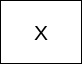
<?xml version="1.0" encoding="UTF-8"?>
<ui version="4.0">
 <class>SudokuItemWidget</class>
 <widget class="QFrame" name="SudokuItemWidget">
  <property name="geometry">
   <rect>
    <x>0</x>
    <y>0</y>
    <width>64</width>
    <height>64</height>
   </rect>
  </property>
  <property name="palette">
   <palette>
    <active>
     <colorrole role="WindowText">
      <brush brushstyle="SolidPattern">
       <color alpha="255">
        <red>0</red>
        <green>0</green>
        <blue>0</blue>
       </color>
      </brush>
     </colorrole>
     <colorrole role="Button">
      <brush brushstyle="SolidPattern">
       <color alpha="255">
        <red>253</red>
        <green>250</green>
        <blue>255</blue>
       </color>
      </brush>
     </colorrole>
     <colorrole role="Light">
      <brush brushstyle="SolidPattern">
       <color alpha="255">
        <red>255</red>
        <green>255</green>
        <blue>255</blue>
       </color>
      </brush>
     </colorrole>
     <colorrole role="Midlight">
      <brush brushstyle="SolidPattern">
       <color alpha="255">
        <red>254</red>
        <green>252</green>
        <blue>255</blue>
       </color>
      </brush>
     </colorrole>
     <colorrole role="Dark">
      <brush brushstyle="SolidPattern">
       <color alpha="255">
        <red>126</red>
        <green>125</green>
        <blue>127</blue>
       </color>
      </brush>
     </colorrole>
     <colorrole role="Mid">
      <brush brushstyle="SolidPattern">
       <color alpha="255">
        <red>169</red>
        <green>166</green>
        <blue>170</blue>
       </color>
      </brush>
     </colorrole>
     <colorrole role="Text">
      <brush brushstyle="SolidPattern">
       <color alpha="255">
        <red>0</red>
        <green>0</green>
        <blue>0</blue>
       </color>
      </brush>
     </colorrole>
     <colorrole role="BrightText">
      <brush brushstyle="SolidPattern">
       <color alpha="255">
        <red>255</red>
        <green>255</green>
        <blue>255</blue>
       </color>
      </brush>
     </colorrole>
     <colorrole role="ButtonText">
      <brush brushstyle="SolidPattern">
       <color alpha="255">
        <red>0</red>
        <green>0</green>
        <blue>0</blue>
       </color>
      </brush>
     </colorrole>
     <colorrole role="Base">
      <brush brushstyle="SolidPattern">
       <color alpha="255">
        <red>255</red>
        <green>255</green>
        <blue>255</blue>
       </color>
      </brush>
     </colorrole>
     <colorrole role="Window">
      <brush brushstyle="SolidPattern">
       <color alpha="255">
        <red>253</red>
        <green>250</green>
        <blue>255</blue>
       </color>
      </brush>
     </colorrole>
     <colorrole role="Shadow">
      <brush brushstyle="SolidPattern">
       <color alpha="255">
        <red>0</red>
        <green>0</green>
        <blue>0</blue>
       </color>
      </brush>
     </colorrole>
     <colorrole role="AlternateBase">
      <brush brushstyle="SolidPattern">
       <color alpha="255">
        <red>254</red>
        <green>252</green>
        <blue>255</blue>
       </color>
      </brush>
     </colorrole>
     <colorrole role="ToolTipBase">
      <brush brushstyle="SolidPattern">
       <color alpha="255">
        <red>255</red>
        <green>255</green>
        <blue>220</blue>
       </color>
      </brush>
     </colorrole>
     <colorrole role="ToolTipText">
      <brush brushstyle="SolidPattern">
       <color alpha="255">
        <red>0</red>
        <green>0</green>
        <blue>0</blue>
       </color>
      </brush>
     </colorrole>
     <colorrole role="PlaceholderText">
      <brush brushstyle="SolidPattern">
       <color alpha="128">
        <red>0</red>
        <green>0</green>
        <blue>0</blue>
       </color>
      </brush>
     </colorrole>
    </active>
    <inactive>
     <colorrole role="WindowText">
      <brush brushstyle="SolidPattern">
       <color alpha="255">
        <red>0</red>
        <green>0</green>
        <blue>0</blue>
       </color>
      </brush>
     </colorrole>
     <colorrole role="Button">
      <brush brushstyle="SolidPattern">
       <color alpha="255">
        <red>253</red>
        <green>250</green>
        <blue>255</blue>
       </color>
      </brush>
     </colorrole>
     <colorrole role="Light">
      <brush brushstyle="SolidPattern">
       <color alpha="255">
        <red>255</red>
        <green>255</green>
        <blue>255</blue>
       </color>
      </brush>
     </colorrole>
     <colorrole role="Midlight">
      <brush brushstyle="SolidPattern">
       <color alpha="255">
        <red>254</red>
        <green>252</green>
        <blue>255</blue>
       </color>
      </brush>
     </colorrole>
     <colorrole role="Dark">
      <brush brushstyle="SolidPattern">
       <color alpha="255">
        <red>126</red>
        <green>125</green>
        <blue>127</blue>
       </color>
      </brush>
     </colorrole>
     <colorrole role="Mid">
      <brush brushstyle="SolidPattern">
       <color alpha="255">
        <red>169</red>
        <green>166</green>
        <blue>170</blue>
       </color>
      </brush>
     </colorrole>
     <colorrole role="Text">
      <brush brushstyle="SolidPattern">
       <color alpha="255">
        <red>0</red>
        <green>0</green>
        <blue>0</blue>
       </color>
      </brush>
     </colorrole>
     <colorrole role="BrightText">
      <brush brushstyle="SolidPattern">
       <color alpha="255">
        <red>255</red>
        <green>255</green>
        <blue>255</blue>
       </color>
      </brush>
     </colorrole>
     <colorrole role="ButtonText">
      <brush brushstyle="SolidPattern">
       <color alpha="255">
        <red>0</red>
        <green>0</green>
        <blue>0</blue>
       </color>
      </brush>
     </colorrole>
     <colorrole role="Base">
      <brush brushstyle="SolidPattern">
       <color alpha="255">
        <red>255</red>
        <green>255</green>
        <blue>255</blue>
       </color>
      </brush>
     </colorrole>
     <colorrole role="Window">
      <brush brushstyle="SolidPattern">
       <color alpha="255">
        <red>253</red>
        <green>250</green>
        <blue>255</blue>
       </color>
      </brush>
     </colorrole>
     <colorrole role="Shadow">
      <brush brushstyle="SolidPattern">
       <color alpha="255">
        <red>0</red>
        <green>0</green>
        <blue>0</blue>
       </color>
      </brush>
     </colorrole>
     <colorrole role="AlternateBase">
      <brush brushstyle="SolidPattern">
       <color alpha="255">
        <red>254</red>
        <green>252</green>
        <blue>255</blue>
       </color>
      </brush>
     </colorrole>
     <colorrole role="ToolTipBase">
      <brush brushstyle="SolidPattern">
       <color alpha="255">
        <red>255</red>
        <green>255</green>
        <blue>220</blue>
       </color>
      </brush>
     </colorrole>
     <colorrole role="ToolTipText">
      <brush brushstyle="SolidPattern">
       <color alpha="255">
        <red>0</red>
        <green>0</green>
        <blue>0</blue>
       </color>
      </brush>
     </colorrole>
     <colorrole role="PlaceholderText">
      <brush brushstyle="SolidPattern">
       <color alpha="128">
        <red>0</red>
        <green>0</green>
        <blue>0</blue>
       </color>
      </brush>
     </colorrole>
    </inactive>
    <disabled>
     <colorrole role="WindowText">
      <brush brushstyle="SolidPattern">
       <color alpha="255">
        <red>126</red>
        <green>125</green>
        <blue>127</blue>
       </color>
      </brush>
     </colorrole>
     <colorrole role="Button">
      <brush brushstyle="SolidPattern">
       <color alpha="255">
        <red>253</red>
        <green>250</green>
        <blue>255</blue>
       </color>
      </brush>
     </colorrole>
     <colorrole role="Light">
      <brush brushstyle="SolidPattern">
       <color alpha="255">
        <red>255</red>
        <green>255</green>
        <blue>255</blue>
       </color>
      </brush>
     </colorrole>
     <colorrole role="Midlight">
      <brush brushstyle="SolidPattern">
       <color alpha="255">
        <red>254</red>
        <green>252</green>
        <blue>255</blue>
       </color>
      </brush>
     </colorrole>
     <colorrole role="Dark">
      <brush brushstyle="SolidPattern">
       <color alpha="255">
        <red>126</red>
        <green>125</green>
        <blue>127</blue>
       </color>
      </brush>
     </colorrole>
     <colorrole role="Mid">
      <brush brushstyle="SolidPattern">
       <color alpha="255">
        <red>169</red>
        <green>166</green>
        <blue>170</blue>
       </color>
      </brush>
     </colorrole>
     <colorrole role="Text">
      <brush brushstyle="SolidPattern">
       <color alpha="255">
        <red>126</red>
        <green>125</green>
        <blue>127</blue>
       </color>
      </brush>
     </colorrole>
     <colorrole role="BrightText">
      <brush brushstyle="SolidPattern">
       <color alpha="255">
        <red>255</red>
        <green>255</green>
        <blue>255</blue>
       </color>
      </brush>
     </colorrole>
     <colorrole role="ButtonText">
      <brush brushstyle="SolidPattern">
       <color alpha="255">
        <red>126</red>
        <green>125</green>
        <blue>127</blue>
       </color>
      </brush>
     </colorrole>
     <colorrole role="Base">
      <brush brushstyle="SolidPattern">
       <color alpha="255">
        <red>253</red>
        <green>250</green>
        <blue>255</blue>
       </color>
      </brush>
     </colorrole>
     <colorrole role="Window">
      <brush brushstyle="SolidPattern">
       <color alpha="255">
        <red>253</red>
        <green>250</green>
        <blue>255</blue>
       </color>
      </brush>
     </colorrole>
     <colorrole role="Shadow">
      <brush brushstyle="SolidPattern">
       <color alpha="255">
        <red>0</red>
        <green>0</green>
        <blue>0</blue>
       </color>
      </brush>
     </colorrole>
     <colorrole role="AlternateBase">
      <brush brushstyle="SolidPattern">
       <color alpha="255">
        <red>253</red>
        <green>250</green>
        <blue>255</blue>
       </color>
      </brush>
     </colorrole>
     <colorrole role="ToolTipBase">
      <brush brushstyle="SolidPattern">
       <color alpha="255">
        <red>255</red>
        <green>255</green>
        <blue>220</blue>
       </color>
      </brush>
     </colorrole>
     <colorrole role="ToolTipText">
      <brush brushstyle="SolidPattern">
       <color alpha="255">
        <red>0</red>
        <green>0</green>
        <blue>0</blue>
       </color>
      </brush>
     </colorrole>
     <colorrole role="PlaceholderText">
      <brush brushstyle="SolidPattern">
       <color alpha="128">
        <red>0</red>
        <green>0</green>
        <blue>0</blue>
       </color>
      </brush>
     </colorrole>
    </disabled>
   </palette>
  </property>
  <property name="windowTitle">
   <string/>
  </property>
  <property name="frameShape">
   <enum>QFrame::Box</enum>
  </property>
  <layout class="QVBoxLayout" name="verticalLayout">
   <property name="leftMargin">
    <number>0</number>
   </property>
   <property name="topMargin">
    <number>0</number>
   </property>
   <property name="rightMargin">
    <number>0</number>
   </property>
   <property name="bottomMargin">
    <number>0</number>
   </property>
   <item>
    <widget class="QPushButton" name="pushButton">
     <property name="sizePolicy">
      <sizepolicy hsizetype="Preferred" vsizetype="Preferred">
       <horstretch>0</horstretch>
       <verstretch>0</verstretch>
      </sizepolicy>
     </property>
     <property name="palette">
      <palette>
       <active>
        <colorrole role="WindowText">
         <brush brushstyle="SolidPattern">
          <color alpha="255">
           <red>0</red>
           <green>0</green>
           <blue>0</blue>
          </color>
         </brush>
        </colorrole>
        <colorrole role="Button">
         <brush brushstyle="SolidPattern">
          <color alpha="255">
           <red>255</red>
           <green>255</green>
           <blue>255</blue>
          </color>
         </brush>
        </colorrole>
        <colorrole role="Midlight">
         <brush brushstyle="SolidPattern">
          <color alpha="255">
           <red>255</red>
           <green>255</green>
           <blue>255</blue>
          </color>
         </brush>
        </colorrole>
        <colorrole role="Dark">
         <brush brushstyle="SolidPattern">
          <color alpha="255">
           <red>255</red>
           <green>255</green>
           <blue>255</blue>
          </color>
         </brush>
        </colorrole>
        <colorrole role="Mid">
         <brush brushstyle="SolidPattern">
          <color alpha="255">
           <red>255</red>
           <green>255</green>
           <blue>255</blue>
          </color>
         </brush>
        </colorrole>
        <colorrole role="Text">
         <brush brushstyle="SolidPattern">
          <color alpha="255">
           <red>0</red>
           <green>0</green>
           <blue>0</blue>
          </color>
         </brush>
        </colorrole>
        <colorrole role="ButtonText">
         <brush brushstyle="SolidPattern">
          <color alpha="255">
           <red>0</red>
           <green>0</green>
           <blue>0</blue>
          </color>
         </brush>
        </colorrole>
        <colorrole role="Base">
         <brush brushstyle="SolidPattern">
          <color alpha="255">
           <red>255</red>
           <green>255</green>
           <blue>255</blue>
          </color>
         </brush>
        </colorrole>
        <colorrole role="Window">
         <brush brushstyle="SolidPattern">
          <color alpha="255">
           <red>255</red>
           <green>255</green>
           <blue>255</blue>
          </color>
         </brush>
        </colorrole>
        <colorrole role="AlternateBase">
         <brush brushstyle="SolidPattern">
          <color alpha="255">
           <red>255</red>
           <green>255</green>
           <blue>255</blue>
          </color>
         </brush>
        </colorrole>
        <colorrole role="PlaceholderText">
         <brush brushstyle="NoBrush">
          <color alpha="128">
           <red>0</red>
           <green>0</green>
           <blue>0</blue>
          </color>
         </brush>
        </colorrole>
       </active>
       <inactive>
        <colorrole role="WindowText">
         <brush brushstyle="SolidPattern">
          <color alpha="255">
           <red>0</red>
           <green>0</green>
           <blue>0</blue>
          </color>
         </brush>
        </colorrole>
        <colorrole role="Button">
         <brush brushstyle="SolidPattern">
          <color alpha="255">
           <red>255</red>
           <green>255</green>
           <blue>255</blue>
          </color>
         </brush>
        </colorrole>
        <colorrole role="Midlight">
         <brush brushstyle="SolidPattern">
          <color alpha="255">
           <red>255</red>
           <green>255</green>
           <blue>255</blue>
          </color>
         </brush>
        </colorrole>
        <colorrole role="Dark">
         <brush brushstyle="SolidPattern">
          <color alpha="255">
           <red>255</red>
           <green>255</green>
           <blue>255</blue>
          </color>
         </brush>
        </colorrole>
        <colorrole role="Mid">
         <brush brushstyle="SolidPattern">
          <color alpha="255">
           <red>255</red>
           <green>255</green>
           <blue>255</blue>
          </color>
         </brush>
        </colorrole>
        <colorrole role="Text">
         <brush brushstyle="SolidPattern">
          <color alpha="255">
           <red>0</red>
           <green>0</green>
           <blue>0</blue>
          </color>
         </brush>
        </colorrole>
        <colorrole role="ButtonText">
         <brush brushstyle="SolidPattern">
          <color alpha="255">
           <red>0</red>
           <green>0</green>
           <blue>0</blue>
          </color>
         </brush>
        </colorrole>
        <colorrole role="Base">
         <brush brushstyle="SolidPattern">
          <color alpha="255">
           <red>255</red>
           <green>255</green>
           <blue>255</blue>
          </color>
         </brush>
        </colorrole>
        <colorrole role="Window">
         <brush brushstyle="SolidPattern">
          <color alpha="255">
           <red>255</red>
           <green>255</green>
           <blue>255</blue>
          </color>
         </brush>
        </colorrole>
        <colorrole role="AlternateBase">
         <brush brushstyle="SolidPattern">
          <color alpha="255">
           <red>255</red>
           <green>255</green>
           <blue>255</blue>
          </color>
         </brush>
        </colorrole>
        <colorrole role="PlaceholderText">
         <brush brushstyle="NoBrush">
          <color alpha="128">
           <red>0</red>
           <green>0</green>
           <blue>0</blue>
          </color>
         </brush>
        </colorrole>
       </inactive>
       <disabled>
        <colorrole role="WindowText">
         <brush brushstyle="SolidPattern">
          <color alpha="255">
           <red>255</red>
           <green>255</green>
           <blue>255</blue>
          </color>
         </brush>
        </colorrole>
        <colorrole role="Button">
         <brush brushstyle="SolidPattern">
          <color alpha="255">
           <red>255</red>
           <green>255</green>
           <blue>255</blue>
          </color>
         </brush>
        </colorrole>
        <colorrole role="Midlight">
         <brush brushstyle="SolidPattern">
          <color alpha="255">
           <red>255</red>
           <green>255</green>
           <blue>255</blue>
          </color>
         </brush>
        </colorrole>
        <colorrole role="Dark">
         <brush brushstyle="SolidPattern">
          <color alpha="255">
           <red>255</red>
           <green>255</green>
           <blue>255</blue>
          </color>
         </brush>
        </colorrole>
        <colorrole role="Mid">
         <brush brushstyle="SolidPattern">
          <color alpha="255">
           <red>255</red>
           <green>255</green>
           <blue>255</blue>
          </color>
         </brush>
        </colorrole>
        <colorrole role="Text">
         <brush brushstyle="SolidPattern">
          <color alpha="255">
           <red>255</red>
           <green>255</green>
           <blue>255</blue>
          </color>
         </brush>
        </colorrole>
        <colorrole role="ButtonText">
         <brush brushstyle="SolidPattern">
          <color alpha="255">
           <red>255</red>
           <green>255</green>
           <blue>255</blue>
          </color>
         </brush>
        </colorrole>
        <colorrole role="Base">
         <brush brushstyle="SolidPattern">
          <color alpha="255">
           <red>255</red>
           <green>255</green>
           <blue>255</blue>
          </color>
         </brush>
        </colorrole>
        <colorrole role="Window">
         <brush brushstyle="SolidPattern">
          <color alpha="255">
           <red>255</red>
           <green>255</green>
           <blue>255</blue>
          </color>
         </brush>
        </colorrole>
        <colorrole role="AlternateBase">
         <brush brushstyle="SolidPattern">
          <color alpha="255">
           <red>255</red>
           <green>255</green>
           <blue>255</blue>
          </color>
         </brush>
        </colorrole>
        <colorrole role="PlaceholderText">
         <brush brushstyle="NoBrush">
          <color alpha="128">
           <red>0</red>
           <green>0</green>
           <blue>0</blue>
          </color>
         </brush>
        </colorrole>
       </disabled>
      </palette>
     </property>
     <property name="font">
      <font>
       <pointsize>16</pointsize>
      </font>
     </property>
     <property name="autoFillBackground">
      <bool>true</bool>
     </property>
     <property name="text">
      <string>X</string>
     </property>
     <property name="flat">
      <bool>true</bool>
     </property>
    </widget>
   </item>
  </layout>
 </widget>
 <resources/>
 <connections/>
</ui>
